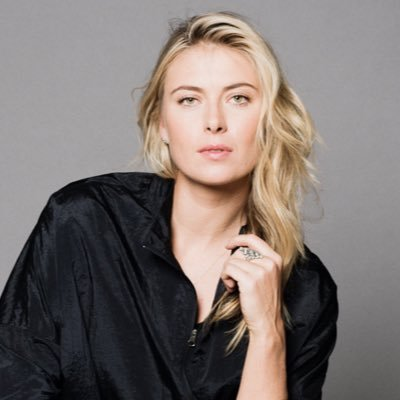
#> input picture model/test_image/cjLHfMMJ_400x400.jpg, 400 x 400 px
$ jupyter execute --allow-errors Data_cleaning.ipynb   (shell and % lines are left out)
#> lines starting #> are read from the running program, lines starting #| are printed output that depends on the picture
[cell 1]
import numpy as np
import cv2
import matplotlib
from matplotlib import pyplot as plt

[cell 2]
img=cv2.imread("./test_image/cjLHfMMJ_400x400.jpg")
#> img is the input picture: shape (400, 400, 3); mean B, G, R 112.3, 115.8, 125.1
img.shape
#> Out = (400, 400, 3)

[cell 3]
plt.imshow(img)

[cell 4]
gray=cv2.cvtColor(img,cv2.COLOR_BGR2GRAY)
gray.shape
#> Out = (400, 400)

[cell 5]
plt.imshow(gray,cmap="gray")

[cell 6]
face_cascade = cv2.CascadeClassifier('./opencv/haarcascades/haarcascade_frontalface_default.xml')
eye_cascade = cv2.CascadeClassifier('./opencv/haarcascades/haarcascade_eye_tree_eyeglasses.xml')

faces = face_cascade.detectMultiScale(gray, 1.3, 5)
#> faces = [[153, 49, 125, 125]]
faces
#> Out = [[153, 49, 125, 125]]
#It detects only one face of width height,x,y

[cell 7]
(x,y,w,h) = faces[0]
#> x = 153; y = 49; w = 125; h = 125
x,y,w,h
#> Out = (153, 49, 125, 125)

[cell 8]
#last two are rgb and thickness
face_img=cv2.rectangle(img,(x,y),(x+w,y+h),(255,0,0),2)
plt.imshow(face_img)

[cell 9]
cv2.destroyAllWindows()
for (x,y,w,h) in faces:
    face_img = cv2.rectangle(img,(x,y),(x+w,y+h),(255,0,0),2)
    roi_gray = gray[y:y+h, x:x+w]
    roi_color = face_img[y:y+h, x:x+w]
    eyes = eye_cascade.detectMultiScale(roi_gray)
    for (ex,ey,ew,eh) in eyes:
        cv2.rectangle(roi_color,(ex,ey),(ex+ew,ey+eh),(0,255,0),2)
#> this loop made 1 pass
#> (x, y, w, h, eyes) on pass 1: (153, 49, 125, 125, [[24, 38, 26, 26], [72, 35, 28, 28]])
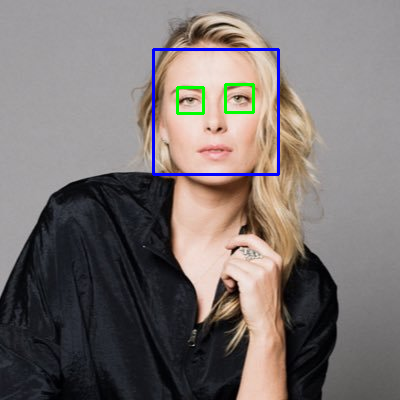
#> img: shape (400, 400, 3); mean B, G, R 112.8, 114.7, 122.6
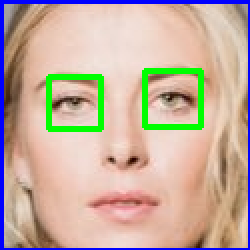
#> roi_color: shape (125, 125, 3) (shown 2 times larger); mean B, G, R 159.4, 174.9, 196.2


plt.figure()
plt.imshow(face_img, cmap='gray')
plt.show()

[cell 10]
plt.imshow(roi_color, cmap='gray')

[cell 11]
cropped_img = np.array(roi_color)
cropped_img.shape
#> Out = (125, 125, 3)

 Preprocessing: Use wavelet transform as a feature for traning our model

[cell 12]
import numpy as np
import pywt

def w2d(img, mode='haar', level=1):
#> called with mode = 'db1', level = 5
    imArray = img
    #Datatype conversions
    #convert to grayscale
    imArray = cv2.cvtColor( imArray,cv2.COLOR_RGB2GRAY )
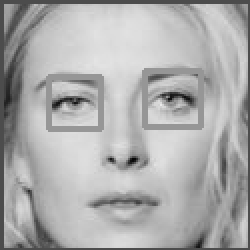
#> imArray: shape (125, 125) (shown 2 times larger); min 5, max 235, mean 172.7
    #convert to float
    imArray =  np.float32(imArray)
    imArray /= 255;
    # compute coefficients
    coeffs=pywt.wavedec2(imArray, mode, level=level)
#> coeffs = 6 items

    #Process Coefficients
    coeffs_H=list(coeffs)
#> coeffs_H = 6 items
    coeffs_H[0] *= 0;

    # reconstruction
    imArray_H=pywt.waverec2(coeffs_H, mode);
    imArray_H *= 255;
    imArray_H =  np.uint8(imArray_H)
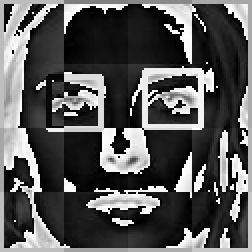
#> imArray_H: shape (126, 126) (shown 2 times larger); min 0, max 255, mean 85.3

    return imArray_H

[cell 13]
im_har = w2d(cropped_img,'db1',5)
plt.imshow(im_har, cmap='gray')

Lets write a python function that can take input image and returns cropped image (if face and eyes >=2 are detected)

[cell 14]
def get_cropped_image_if_2_eyes(image_path):
    img = cv2.imread(image_path)
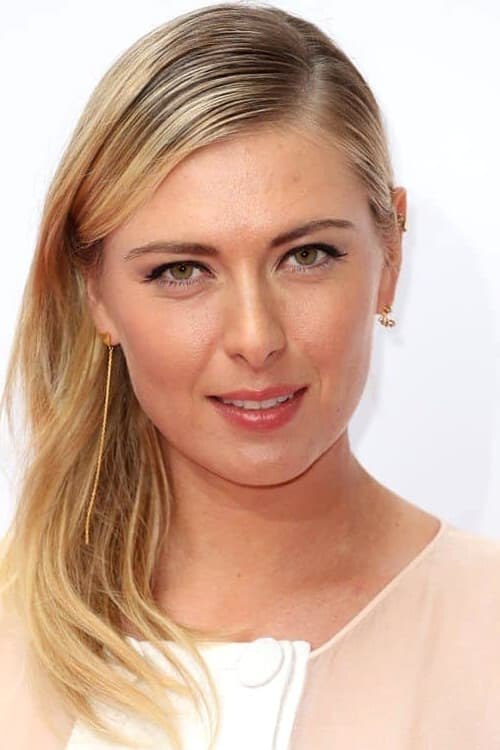
#> input picture model/test_image/iL1xRYy05e1hfdXLLFGkgCcD4vX.jpg, 500 x 750 px
#> img is the input picture: shape (750, 500, 3); mean B, G, R 154.6, 173.9, 208.3
    try:
        gray = cv2.cvtColor(img, cv2.COLOR_BGR2GRAY)
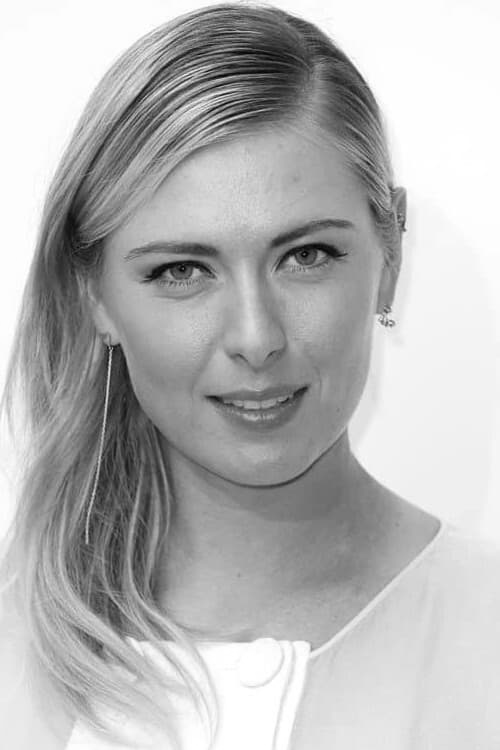
#> gray: shape (750, 500); min 3, max 255, mean 182
    except:
        print("Exception occured....")
    faces = face_cascade.detectMultiScale(gray, 1.3, 5)
#> faces = [[79, 135, 338, 338]]
    for (x,y,w,h) in faces:
        roi_gray = gray[y:y+h, x:x+w]
        roi_color = img[y:y+h, x:x+w]
        eyes = eye_cascade.detectMultiScale(roi_gray)
        if len(eyes) >= 2:
            return roi_color
#> this loop made 1 pass
#> (x, y, w, h, eyes) on pass 1: (79, 135, 338, 338, [[70, 106, 63, 63], [197, 90, 65, 65]])
#> pass 1, in get_cropped_image_if_2_eyes, `roi_gray = gray[y:y+h, x:x+w]`:
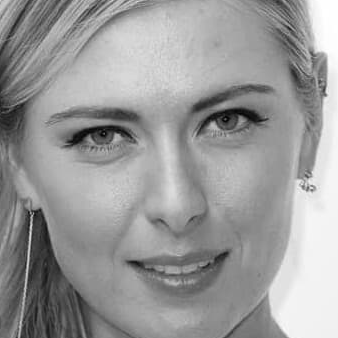
#> roi_gray: shape (338, 338); min 3, max 255, mean 154.2
#> pass 1, in get_cropped_image_if_2_eyes, `roi_color = img[y:y+h, x:x+w]`:
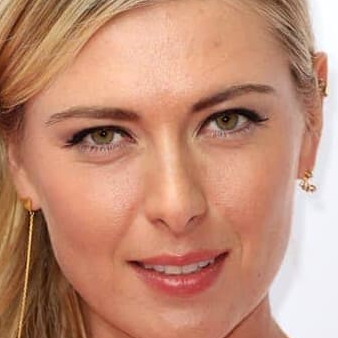
#> roi_color: shape (338, 338, 3); mean B, G, R 118.3, 141.2, 193.3

[cell 15]
cropped_image=get_cropped_image_if_2_eyes("./test_image/iL1xRYy05e1hfdXLLFGkgCcD4vX.jpg")
plt.imshow(cropped_image)

[cell 16]
image_obstructed=cv2.imread("./test_image/960x0.jpg")
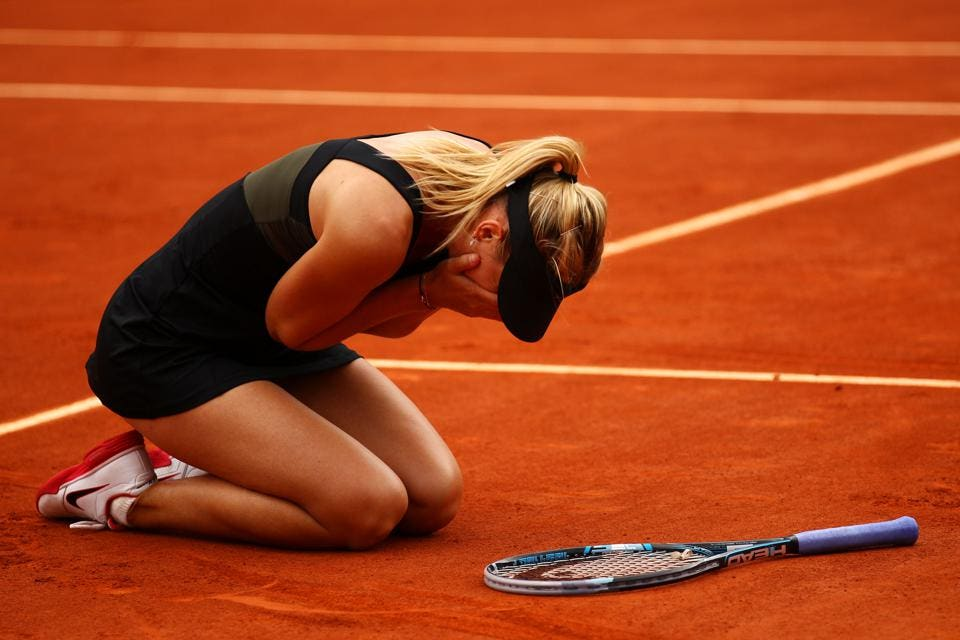
#> input picture model/test_image/960x0.jpg, 960 x 640 px
#> image_obstructed is the input picture: shape (640, 960, 3); mean B, G, R 28.7, 69.1, 172.1
plt.imshow(image_obstructed)

[cell 17]
get_cropped_image_if_2_eyes("./test_image/960x0.jpg")
#> call 2 of get_cropped_image_if_2_eyes, with image_path = './test_image/960x0.jpg'
#> in get_cropped_image_if_2_eyes (call 2), `gray = cv2.cvtColor(img, cv2.COLOR_BGR2GRAY)`:
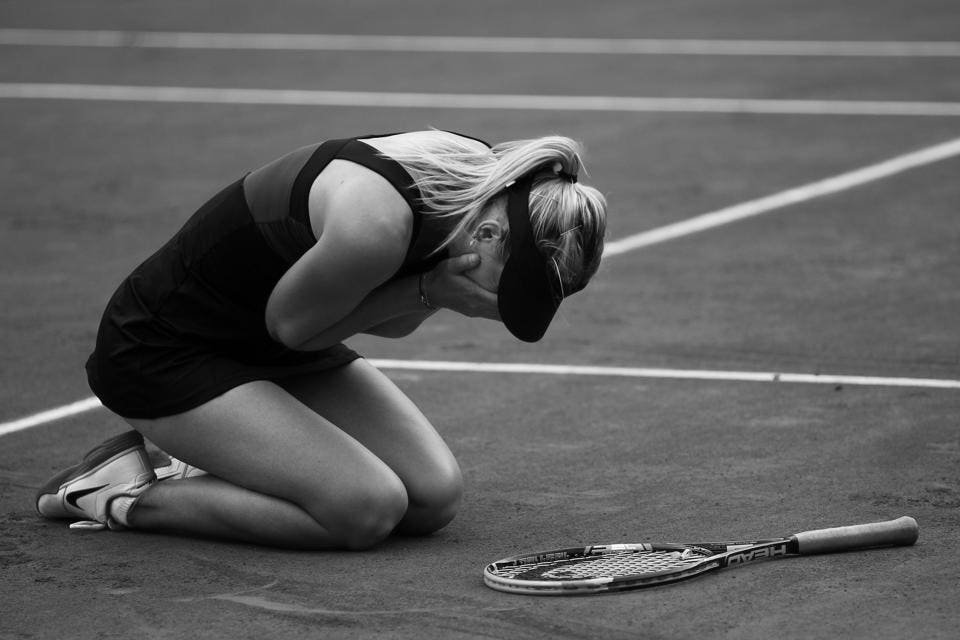
#> gray: shape (640, 960); min 0, max 255, mean 95.3
#> in get_cropped_image_if_2_eyes (call 2), `faces = face_cascade.detectMultiScale(gray, 1.3, 5)`: faces = ()

[cell 18]
path_to_data="./dataset/"
path_to_cr_data="./dataset/cropped/"

[cell 19]
import os
img_dirs = []
for entry in os.scandir(path_to_data):
    if entry.is_dir():
        img_dirs.append(entry.path)

[cell 20]
img_dirs

[cell 21]
"""
import shutil
if os.path.exists(path_to_cr_data):
     shutil.rmtree(path_to_cr_data)
os.mkdir(path_to_cr_data)
"""

[cell 22]
cropped_image_dirs = []
celebrity_file_names_dict = {}
#> (the rest of this cell did not finish here and is left out)
